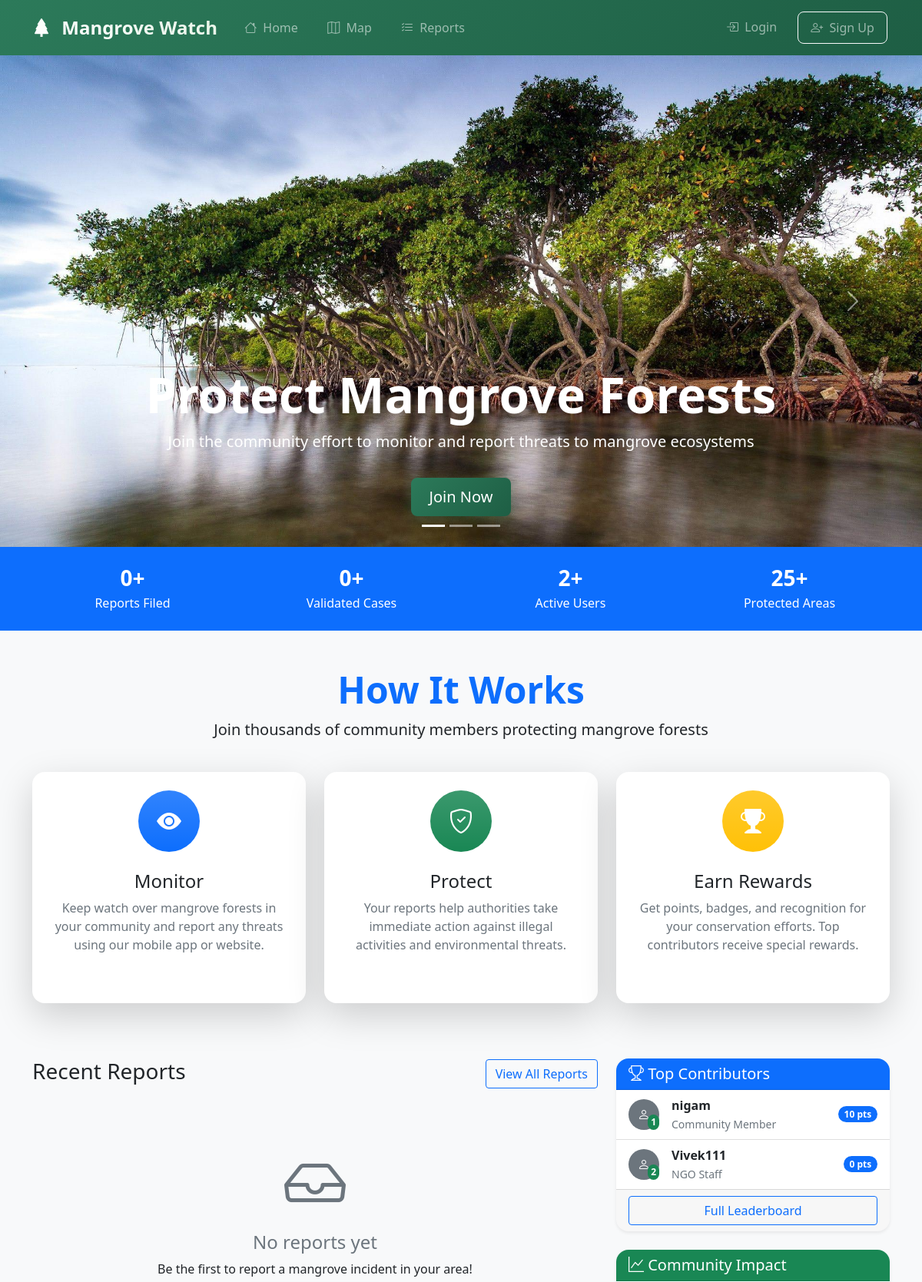
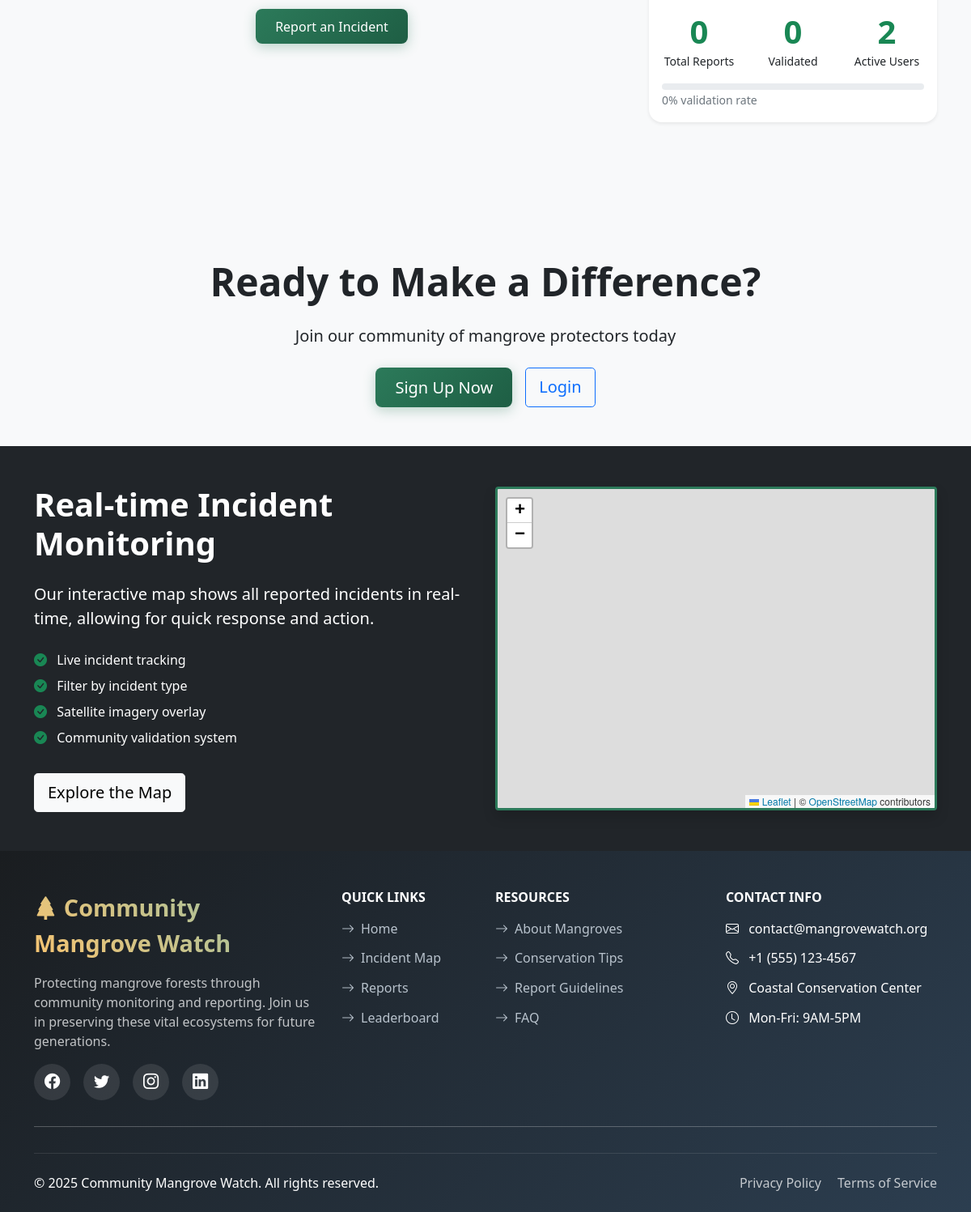
The page / on the database its author committed (2 pictures, top to bottom).
### users/models.py (models this page shows, shortened)
class CustomUser(AbstractUser):
    USER_TYPES = [
        ('community', 'Community Member'),
        ('fisherman', 'Fisherman'),
        ('scientist', 'Citizen Scientist'),
        ('ngo', 'NGO Staff'),
        ('government', 'Government Official'),
        ('researcher', 'Researcher'),
    ]
    user_type = models.CharField(max_length=20, choices=USER_TYPES, default='community')
    phone_number = models.CharField(max_length=15, blank=True)
    organization = models.CharField(max_length=100, blank=True)
    location = models.CharField(max_length=100, blank=True)
    bio = models.TextField(blank=True)
    profile_picture = models.ImageField(upload_to='profile_pics/', blank=True)
    points = models.IntegerField(default=0)
    level = models.IntegerField(default=1)
    created_at = models.DateTimeField(default=timezone.now)

### mangrove_watch/views.py (the view)
# urls.py: path('', HomeView.as_view(), name='home'),
class HomeView(TemplateView):
    template_name = 'home.html'
    def get_context_data(self, **kwargs):
        context = super().get_context_data(**kwargs)
        context['recent_reports'] = IncidentReport.objects.all().order_by('-created_at')[:6]
        context['top_users'] = CustomUser.objects.order_by('-points')[:5]
        context['total_reports'] = IncidentReport.objects.count()
        context['validated_reports'] = IncidentReport.objects.filter(status='validated').count()
        context['active_users'] = CustomUser.objects.count()
        context['protected_areas'] = 25  # You can make this dynamic later
        if context['total_reports'] > 0:
            context['validation_rate'] = (context['validated_reports'] / context['total_reports']) * 100
        else:
            context['validation_rate'] = 0
        return context

### templates/home.html (shortened to what this page needs)
{% extends 'base.html' %}
{% load static %}
{% block content %}
<div id="heroCarousel" class="carousel slide carousel-fade" data-bs-ride="carousel">
    <div class="carousel-indicators">
        <button type="button" data-bs-target="#heroCarousel" data-bs-slide-to="0" class="active"></button>
        <button type="button" data-bs-target="#heroCarousel" data-bs-slide-to="1"></button>
        <button type="button" data-bs-target="#heroCarousel" data-bs-slide-to="2"></button>
    </div>
    <div class="carousel-inner">
        <div class="carousel-item active">
            <img src="{% static 'images/mangrove-hero-1.jpg' %}" class="d-block w-100" alt="Mangrove Forest" style="height: 80vh; object-fit: cover;">
            <div class="carousel-caption d-none d-md-block">
                <h1 class="display-3 fw-bold">Protect Mangrove Forests</h1>
                <p class="lead">Join the community effort to monitor and report threats to mangrove ecosystems</p>
                {% if user.is_authenticated %}
                <a href="{% url 'report_create' %}" class="btn btn-primary btn-lg mt-3">Report an Incident</a>
                {% else %}
                <a href="{% url 'signup' %}" class="btn btn-primary btn-lg mt-3">Join Now</a>
                {% endif %}
            </div>
        </div>
    </div>
    <button class="carousel-control-prev" type="button" data-bs-target="#heroCarousel" data-bs-slide="prev">
        <span class="carousel-control-prev-icon"></span>
    </button>
    <button class="carousel-control-next" type="button" data-bs-target="#heroCarousel" data-bs-slide="next">
        <span class="carousel-control-next-icon"></span>
    </button>
</div>
<div class="bg-primary text-white py-4">
    <div class="container">
        <div class="row text-center">
            <div class="col-md-3">
                <h3 class="fw-bold mb-1">{{ total_reports }}+</h3>
                <p class="mb-0">Reports Filed</p>
            </div>
            <div class="col-md-3">
                <h3 class="fw-bold mb-1">{{ validated_reports }}+</h3>
                <p class="mb-0">Validated Cases</p>
            </div>
            <div class="col-md-3">
                <h3 class="fw-bold mb-1">{{ active_users }}+</h3>
                <p class="mb-0">Active Users</p>
            </div>
            <div class="col-md-3">
                <h3 class="fw-bold mb-1">{{ protected_areas }}+</h3>
                <p class="mb-0">Protected Areas</p>
            </div>
        </div>
    </div>
</div>
<div class="container py-5">
    <div class="row text-center mb-5">
        <div class="col-12 mb-4">
            <h2 class="display-5 fw-bold text-primary">How It Works</h2>
            <p class="lead">Join thousands of community members protecting mangrove forests</p>
        </div>
        <div class="col-md-4 mb-4">
            <div class="card border-0 shadow-lg h-100 hover-lift">
                <div class="card-body p-4">
                    <div class="feature-icon bg-primary bg-gradient rounded-circle mx-auto mb-4" style="width: 80px; height: 80px; display: flex; align-items: center; justify-content: center;">
                        <i class="bi bi-eye-fill text-white fs-2"></i>
                    </div>
                    <h3 class="h4">Monitor</h3>
                    <p class="text-muted">Keep watch over mangrove forests in your community and report any threats using our mobile app or website.</p>
                </div>
            </div>
        </div>
        <div class="col-md-4 mb-4">
            <div class="card border-0 shadow-lg h-100 hover-lift">
                <div class="card-body p-4">
                    <div class="feature-icon bg-success bg-gradient rounded-circle mx-auto mb-4" style="width: 80px; height: 80px; display: flex; align-items: center; justify-content: center;">
                        <i class="bi bi-shield-check text-white fs-2"></i>
                    </div>
                    <h3 class="h4">Protect</h3>
                    <p class="text-muted">Your reports help authorities take immediate action against illegal activities and environmental threats.</p>
                </div>
            </div>
        </div>
        <div class="col-md-4 mb-4">
            <div class="card border-0 shadow-lg h-100 hover-lift">
                <div class="card-body p-4">
                    <div class="feature-icon bg-warning bg-gradient rounded-circle mx-auto mb-4" style="width: 80px; height: 80px; display: flex; align-items: center; justify-content: center;">
                        <i class="bi-trophy-fill text-white fs-2"></i>
                    </div>
                    <h3 class="h4">Earn Rewards</h3>
                    <p class="text-muted">Get points, badges, and recognition for your conservation efforts. Top contributors receive special rewards.</p>
                </div>
            </div>
        </div>
    </div>
    <div class="row mt-5">
        <div class="col-lg-8">
            <div class="d-flex justify-content-between align-items-center mb-4">
                <h2 class="h3">Recent Reports</h2>
                <a href="{% url 'report_list' %}" class="btn btn-outline-primary">View All Reports</a>
            </div>
            {% if recent_reports %}
            <div class="row">
                {% for report in recent_reports %}
                <div class="col-md-6 mb-4">
                    <div class="card h-100 shadow-sm">
                        <div class="position-relative">
                            <img src="{{ report.photo.url }}" class="card-img-top" alt="Incident photo" style="height: 200px; object-fit: cover;">
                            <span class="position-absolute top-0 end-0 m-2 badge bg-{% if report.status == 'validated' %}success{% elif report.status == 'reported' %}warning{% else %}secondary{% endif %}">
                                {{ report.get_status_display }}
                            </span>
                        </div>
                        <div class="card-body">
                            <h5 class="card-title">{{ report.get_incident_type_display }}</h5>
                            <p class="card-text text-muted">{{ report.description|truncatewords:20 }}</p>
                            <div class="d-flex justify-content-between align-items-center">
                                <small class="text-muted"><i class="bi bi-clock"></i> {{ report.created_at|timesince }} ago</small>
                                <small class="text-muted"><i class="bi bi-geo-alt"></i> {{ report.location_description|truncatewords:3 }}</small>
                            </div>
                        </div>
                        <div class="card-footer bg-white border-0">
                            <a href="{% url 'report_detail' report.id %}" class="btn btn-sm btn-primary w-100">View Details</a>
                        </div>
                    </div>
                </div>
                {% endfor %}
            </div>
            {% else %}
            <div class="text-center py-5">
                <i class="bi bi-inbox display-1 text-muted"></i>
                <h4 class="text-muted mt-3">No reports yet</h4>
                <p>Be the first to report a mangrove incident in your area!</p>
                <a href="{% url 'report_create' %}" class="btn btn-primary">Report an Incident</a>
            </div>
            {% endif %}
        </div>
        <div class="col-lg-4">
            <div class="card shadow-sm mb-4">
                <div class="card-header bg-primary text-white">
                    <h5 class="mb-0"><i class="bi bi-trophy"></i> Top Contributors</h5>
                </div>
                <div class="card-body p-0">
                    <div class="list-group list-group-flush">
                        {% for user in top_users %}
                        <div class="list-group-item d-flex justify-content-between align-items-center">
                            <div class="d-flex align-items-center">
                                <div class="position-relative me-3">
                                    {% if user.profile_picture %}
                                    <img src="{{ user.profile_picture.url }}" class="rounded-circle" width="40" height="40" alt="{{ user.username }}">
                                    {% else %}
                                    <div class="bg-secondary rounded-circle d-flex align-items-center justify-content-center" style="width: 40px; height: 40px;">
                                        <i class="bi bi-person text-white"></i>
                                    </div>
                                    {% endif %}
                                    <span class="position-absolute bottom-0 end-0 badge bg-success rounded-pill p-1">
                                        {{ forloop.counter }}
                                    </span>
                                </div>
                                <div>
                                    <div class="fw-bold">{{ user.username }}</div>
                                    <small class="text-muted">{{ user.get_user_type_display }}</small>
                                </div>
                            </div>
                            <span class="badge bg-primary rounded-pill">{{ user.points }} pts</span>
                        </div>
                        {% endfor %}
                    </div>
                </div>
                <div class="card-footer">
                    <a href="{% url 'leaderboard' %}" class="btn btn-outline-primary w-100">Full Leaderboard</a>
                </div>
            </div>
            <div class="card shadow-sm">
                <div class="card-header bg-success text-white">
                    <h5 class="mb-0"><i class="bi bi-graph-up"></i> Community Impact</h5>
                </div>
                <div class="card-body">
                    <div class="row text-center">
                        <div class="col-4">
                            <div class="display-6 fw-bold text-success">{{ total_reports }}</div>
                            <small>Total Reports</small>
                        </div>
                        <div class="col-4">
                            <div class="display-6 fw-bold text-success">{{ validated_reports }}</div>
                            <small>Validated</small>
                        </div>
                        <div class="col-4">
                            <div class="display-6 fw-bold text-success">{{ active_users }}</div>
                            <small>Active Users</small>
                        </div>
                    </div>
                    <div class="progress mt-3" style="height: 8px;">
                    </div>
                    <small class="text-muted">{{ validation_rate|floatformat:0 }}% validation rate</small>
                </div>
            </div>
        </div>
    </div>
</div>
<div class="bg-light py-5 mt-5">
    <div class="container text-center">
        <h2 class="display-5 fw-bold mb-4">Ready to Make a Difference?</h2>
        <p class="lead mb-4">Join our community of mangrove protectors today</p>
        <div class="d-flex justify-content-center gap-3">
            {% if user.is_authenticated %}
            <a href="{% url 'report_create' %}" class="btn btn-primary btn-lg">Report an Incident</a>
            <a href="{% url 'report_map' %}" class="btn btn-outline-primary btn-lg">View Map</a>
            {% else %}
            <a href="{% url 'signup' %}" class="btn btn-primary btn-lg">Sign Up Now</a>
            <a href="{% url 'login' %}" class="btn btn-outline-primary btn-lg">Login</a>
            {% endif %}
        </div>
    </div>
</div>
<div class="container-fluid bg-dark text-white py-5">
    <div class="container">
        <div class="row align-items-center">
            <div class="col-lg-6">
                <h2 class="display-6 fw-bold mb-4">Real-time Incident Monitoring</h2>
                <p class="lead mb-4">Our interactive map shows all reported incidents in real-time, allowing for quick response and action.</p>
                <ul class="list-unstyled">
                    <li class="mb-2"><i class="bi bi-check-circle-fill text-success me-2"></i> Live incident tracking</li>
                    <li class="mb-2"><i class="bi bi-check-circle-fill text-success me-2"></i> Filter by incident type</li>
                    <li class="mb-2"><i class="bi bi-check-circle-fill text-success me-2"></i> Satellite imagery overlay</li>
                    <li class="mb-2"><i class="bi bi-check-circle-fill text-success me-2"></i> Community validation system</li>
                </ul>
                <a href="{% url 'report_map' %}" class="btn btn-light btn-lg mt-3">Explore the Map</a>
            </div>
            <div class="col-lg-6">
                <div id="home-map" class="map-container rounded shadow" style="height: 400px;"></div>
            </div>
        </div>
    </div>
</div>
{% endblock %}

### rows shown on the page
CustomUser: username "nigam", user_type "Community Member", points "10"
CustomUser: username "Vivek111", user_type "NGO Staff", points "0"

### other values the page prints
{{ total_reports }} "0"
{{ validated_reports }} "0"
{{ active_users }} "2"
{{ protected_areas }} "25"
{{ validation_rate|floatformat:0 }} "0"
